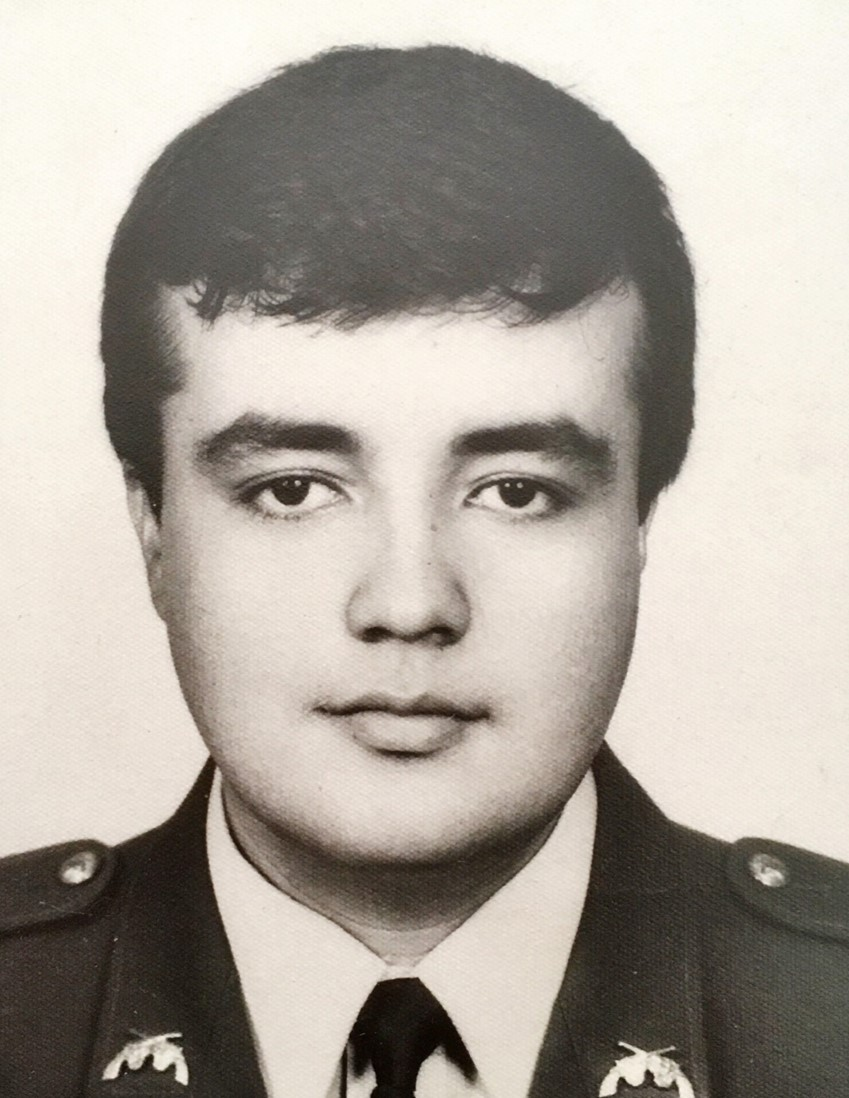
%> input picture Lab4-HybridImages/Answers/Face2.jpg, 849 x 1098 px
$ octave Hybrid.m   (GNU Octave 9; MATLAB toolbox functions it lacks are replaced by stand-ins)
%> lines starting %> are read from the running program, lines starting %| are printed output that depends on the picture
%Imagen Hibrida

clear all;
clc;

%Lectura imagenes
pop=imread('Face2.jpg');
%> pop is the input picture: size 1098x849x3 uint8; mean R, G, B 173.7, 166.7, 157.8
matt=imread('Face1.jpg');
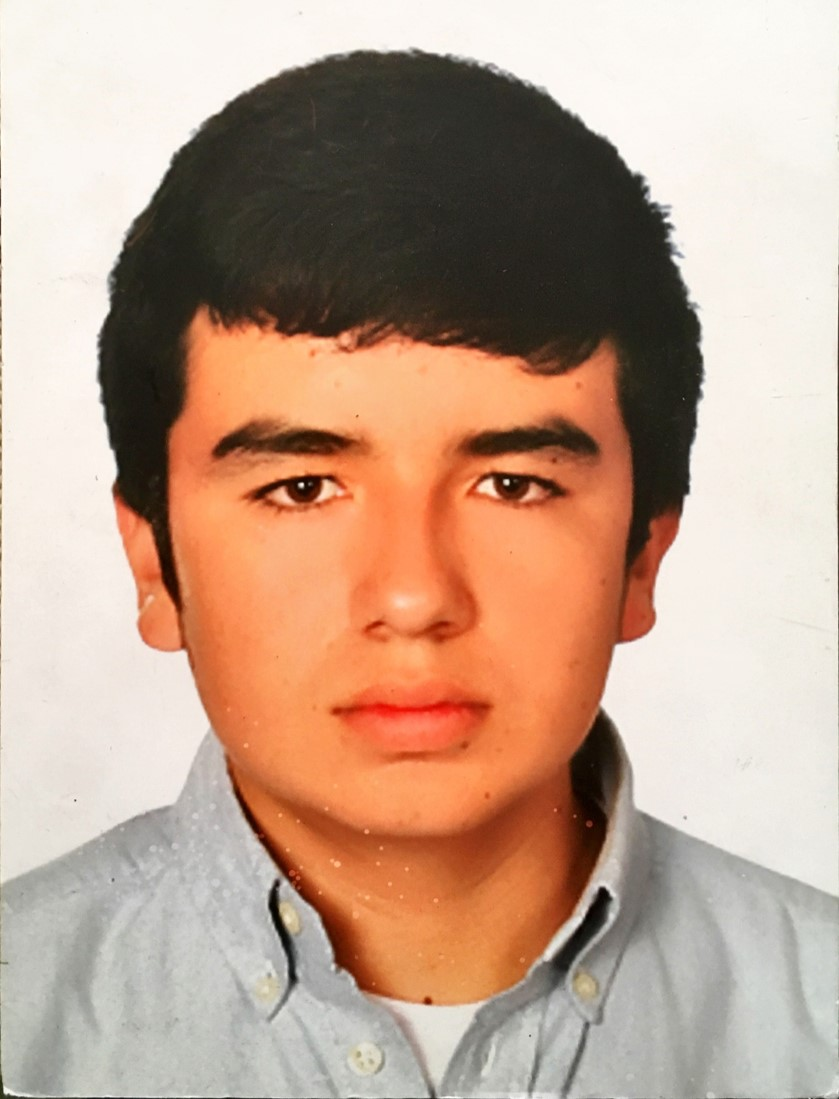
%> input picture Lab4-HybridImages/Answers/Face1.jpg, 839 x 1099 px
%> matt is the input picture: size 1099x839x3 uint8; mean R, G, B 190.3, 160.8, 141.9

%Preprocesamiento
siz=[1100 850];
matt=imresize(matt,siz);
%> matt: size 1100x850x3 uint8
pop=imresize(pop,siz);
%> pop: size 1100x850x3 uint8

%Transformacion de Fourier
mf1=fft2(matt(:,:,1));
mf2=fft2(matt(:,:,2));
mf3=fft2(matt(:,:,3));
pf1=fft2(pop(:,:,1));
pf2=fft2(pop(:,:,2));
pf3=fft2(pop(:,:,3));


%Generacion filtro pasa bajas y pasa altas
circulo=ones(siz);
centrox=siz(1)/2;
centroy=siz(2)/2;
for i=1:siz(1)
    for j=1:siz(2)
        if((i-centrox)^2+(j-centroy)^2<=72)
            circulo(i,j)=0;
        end
    end
end
circulo2=ones(size(circulo))-circulo;

%Shift para filtrado
mf1=fftshift(mf1);
pf1=fftshift(pf1);
mf2=fftshift(mf2);
pf2=fftshift(pf2);
mf3=fftshift(mf3);
pf3=fftshift(pf3);

%Filtrado de cada canal
mff1=times(circulo2,mf1);
pff1=times(circulo,pf1);
mff2=times(circulo2,mf2);
pff2=times(circulo,pf2);
mff3=times(circulo2,mf3);
pff3=times(circulo,pf3);

%Suma para generar imagenes hibridas
hf1=mff1+pff1;
hf2=mff2+pff2;
hf3=mff3+pff3;

%Shift inverso de los canales de la imagen hibrida
hff1=ifftshift(hf1);
hff2=ifftshift(hf2);
hff3=ifftshift(hf3);

%Transformacion inversa de cada canal
hyb1=uint8(real(ifft2(hff1)));
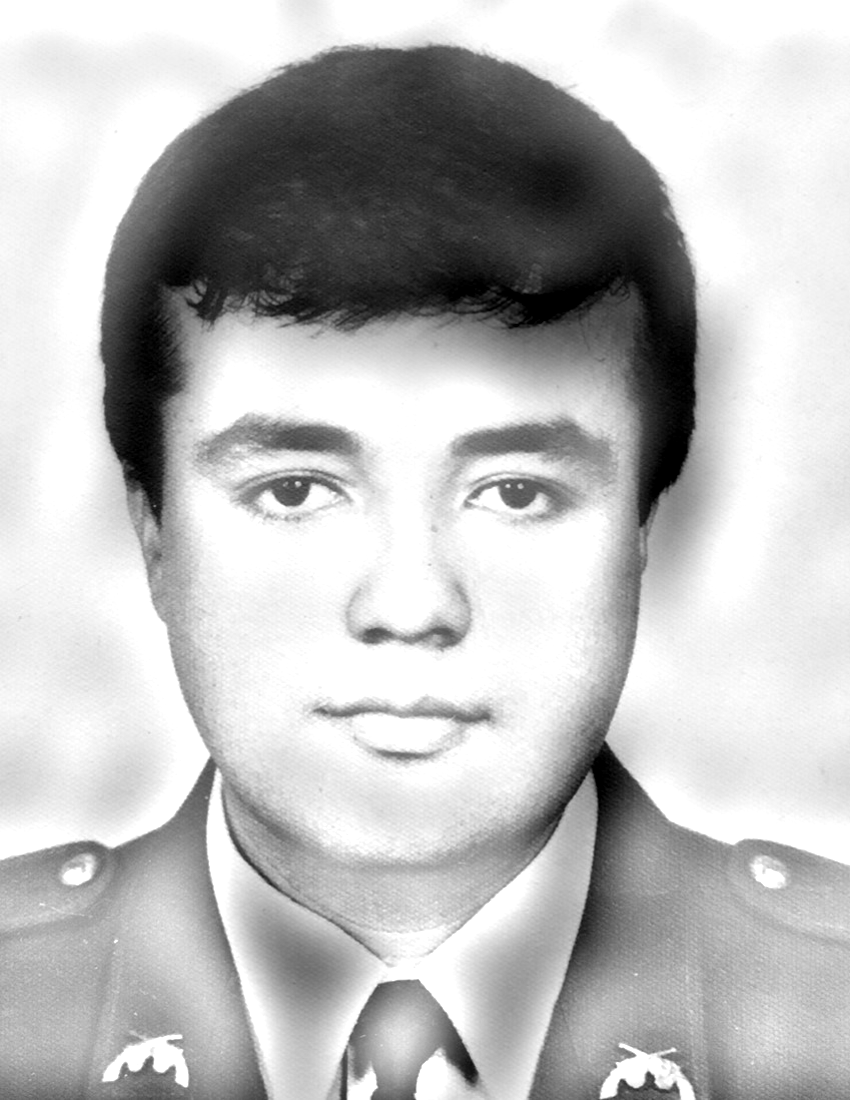
%> hyb1: size 1100x850 uint8; min 0, max 255, mean 188.1
hyb2=uint8(real(ifft2(hff2)));
hyb3=uint8(real(ifft2(hff3)));
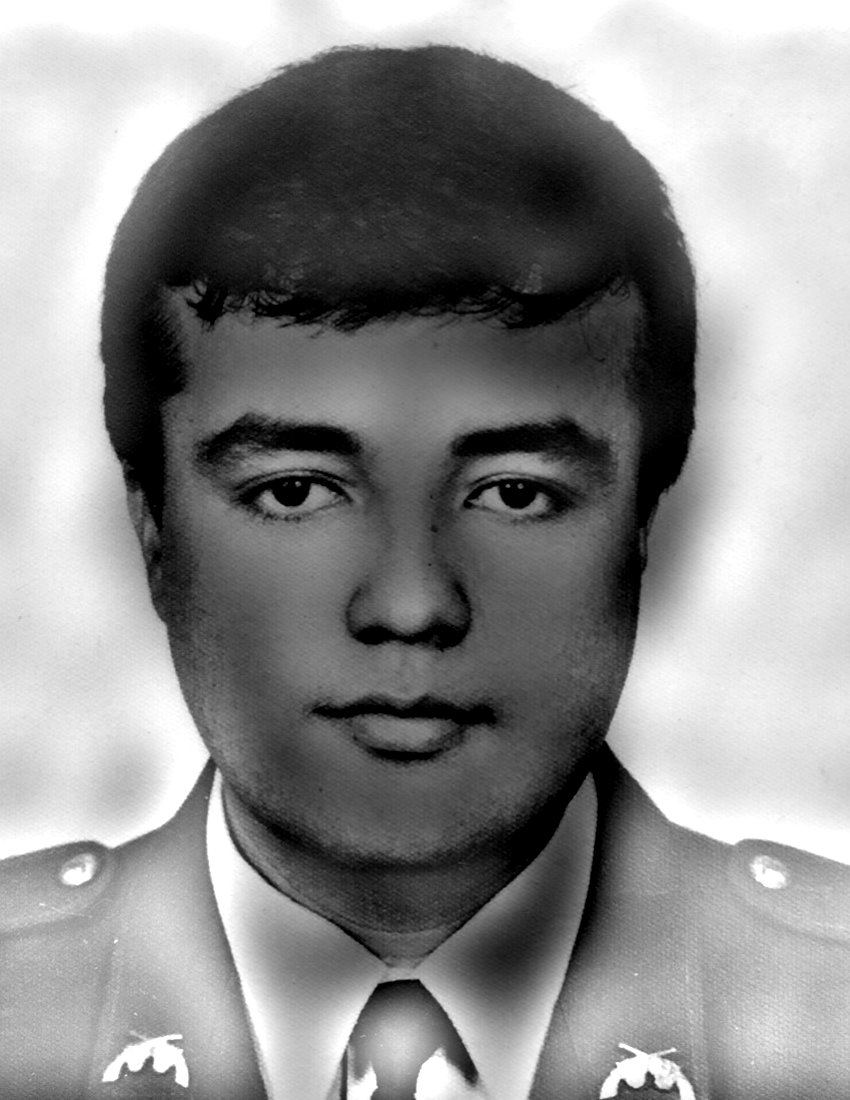
%> hyb3: size 1100x850 uint8; min 0, max 255, mean 141.7

%Generacion imagen RGB
hyb=cat(3,hyb1,hyb2,hyb3);
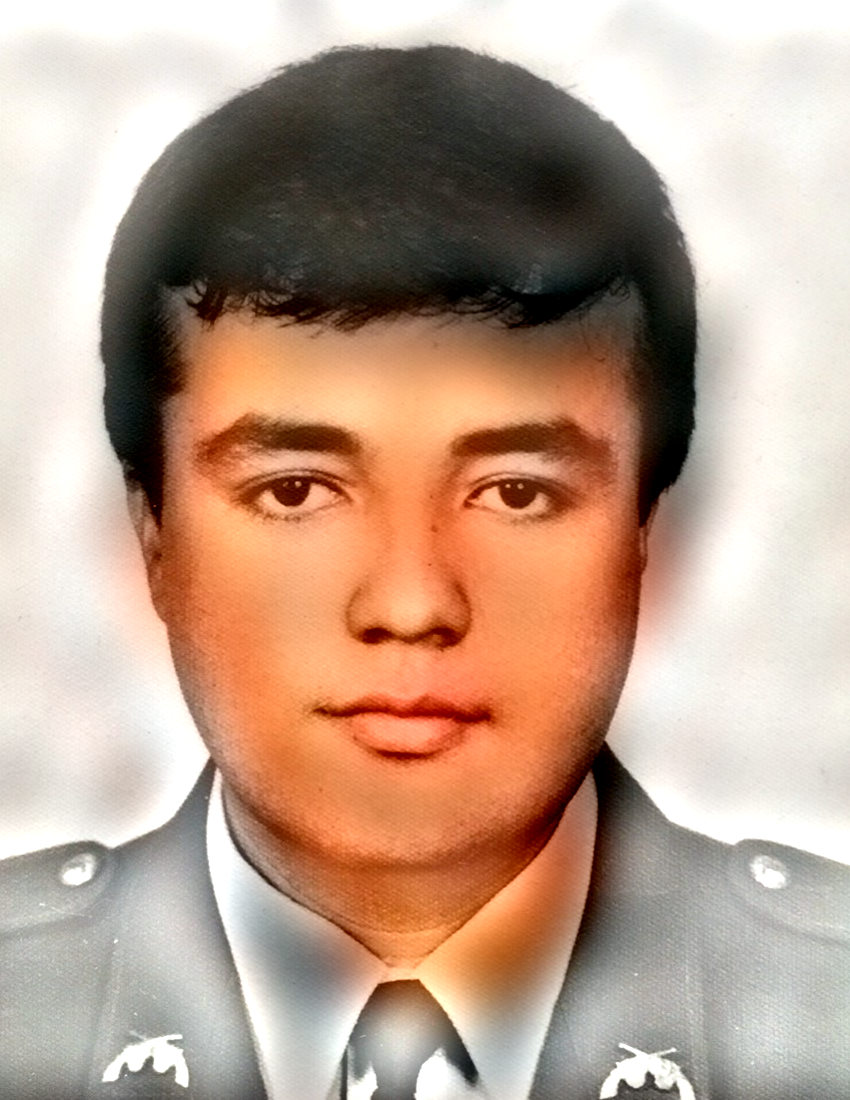
%> hyb: size 1100x850x3 uint8; mean R, G, B 188.1, 159.9, 141.7

%Visualizacion
imshow(hyb);

%Guardar imagen
imwrite(hyb,'hyb.jpg');

%Generacion Piramide Gaussiana primer imagen
figure;

%Numero de imagenes en la piramide
n=7;

%Piramide
pir=cell(n,1);

%Piramide a la misma escala
pir2=cell(n,1);

%Guardo original
pir{1}=hyb;
pir2{1}=hyb;
h=subplot(1,n,1);
imshow(hyb);

for i=2:n
    %Generacion del siguiente elemento de la piramide
   pir{i}=impyramid(pir{i-1},'reduce');
   hi=subplot(1,n,i);
   %Almaceno el handle
   h=[h hi];
   pir2{i}=imresize(pir{i},siz);
   imshow(pir{i});
end
%> after the loop, h = [-73.93 -79.35 -85.69 -91.91 -97.28 -103.9 -109.4]; pir = 7 items; pir2 = 7 items

%Observar a sus respectivas escalas la piramide
linkaxes(h,'x');
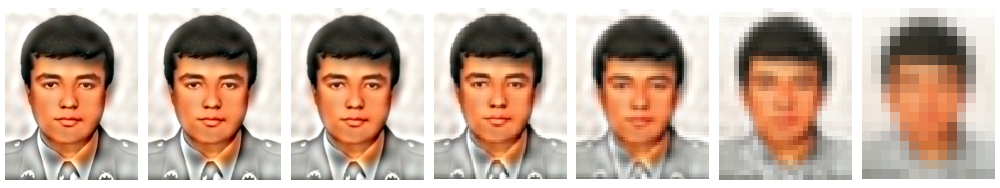
%> figure redrawn from the program's plot data, 7 panels

%Guardo piramide a la misma escala
Pir2=cell2mat(pir2);
imwrite(Pir2,'pyr2.jpg');
